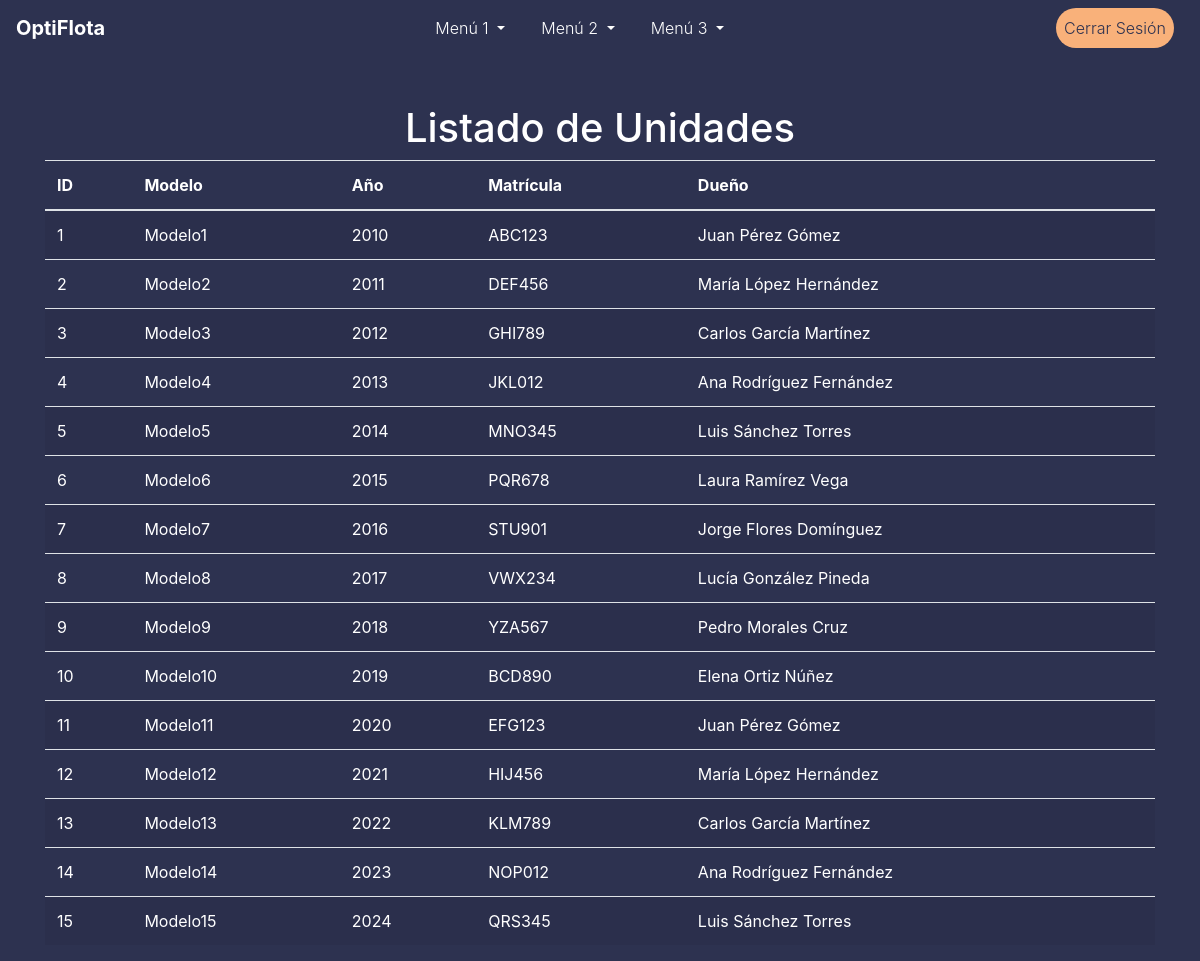
Page /units/list_units (signed in) on the earlier database version.
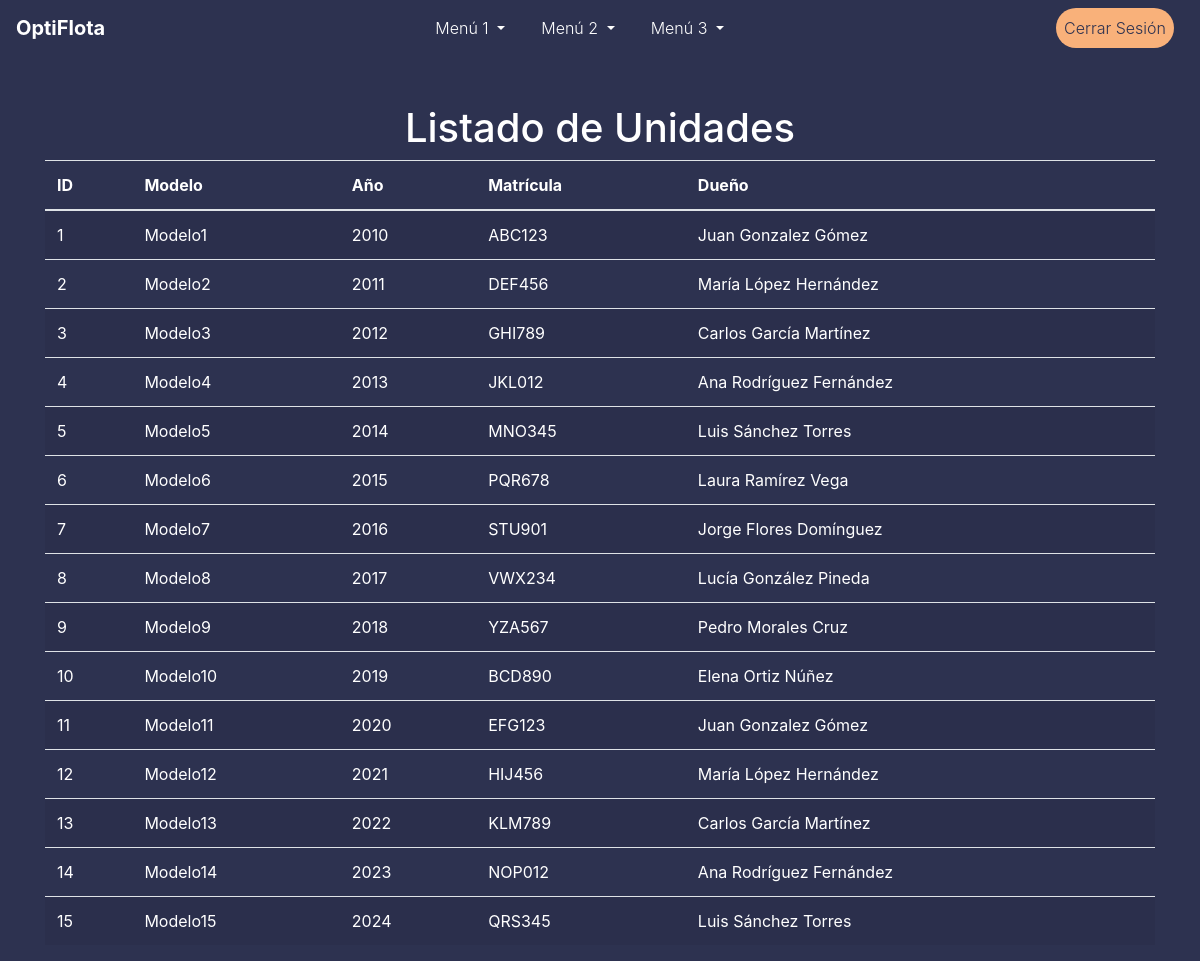
Same page on the later database version.
### models.py (models this page shows)
class Unit(db.Model):
    id = db.Column(db.Integer, primary_key=True)
    modelo = db.Column(db.String(50), nullable=False)
    ano = db.Column(db.Integer, nullable=False)
    matricula = db.Column(db.String(20), unique=True, nullable=False)
    dueño_id = db.Column(db.Integer, db.ForeignKey('accionista.id'), nullable=False)
    dueño = db.relationship('Accionista', backref=db.backref('units', lazy=True))

class Accionista(db.Model):
    id = db.Column(db.Integer, primary_key=True)
    nombres = db.Column(db.String(50), nullable=False)
    apellido_paterno = db.Column(db.String(50), nullable=False)
    apellido_materno = db.Column(db.String(50), nullable=False)
    fecha_nacimiento = db.Column(db.Date, nullable=False)
    numero_telefonico = db.Column(db.String(20), nullable=False)

### routes/unit_routes.py (the view)
@unit_routes_bp.route('/list_units')
@login_required
def list_units():
    units = Unit.query.all()
    return render_template('list_units.html', units=units)

### app.py (called while the page is built)
@login_manager.user_loader
def load_user(user_id):
    return User.query.get(int(user_id))

### templates/list_units.html (shortened to what this page needs)
{% extends "topmenu_template.html" %}
{% block content %}
<div class="container mt-5">
    <h1 class="text-center">Listado de Unidades</h1>
    <table class="table table-striped text-white">
        <thead>
            <tr>
                <th>ID</th>
                <th>Modelo</th>
                <th>Año</th>
                <th>Matrícula</th>
                <th>Dueño</th>
            </tr>
        </thead>
        <tbody>
            {% for unit in units %}
                <tr>
                    <td>{{ unit.id }}</td>
                    <td>{{ unit.modelo }}</td>
                    <td>{{ unit.ano }}</td>
                    <td>{{ unit.matricula }}</td>
                    <td>{{ unit.dueño.nombres }} {{ unit.dueño.apellido_paterno }} {{ unit.dueño.apellido_materno }}</td>
                </tr>
            {% endfor %}
        </tbody>
    </table>
</div>
{% endblock %}

### templates/topmenu_template.html (shortened to what this page needs)
<!DOCTYPE html>
<html lang="en">
<head>
    <link rel="stylesheet" href="https://stackpath.bootstrapcdn.com/bootstrap/4.5.2/css/bootstrap.min.css">
    <link rel="stylesheet" href="{{ url_for('static', filename='css/styles.css') }}">
</head>
<body>
<nav class="navbar navbar-expand-lg">
    <a class="navbar-brand" href="{{ url_for('main_routes_bp.home') }}">OptiFlota</a>
    <div class="collapse navbar-collapse" id="navbarNav">
        <ul class="navbar-nav mx-auto">
            <li class="nav-item dropdown">
                <a class="nav-link dropdown-toggle" href="#" id="menu1" role="button" data-toggle="dropdown" aria-haspopup="true" aria-expanded="false">
                    Menú 1
                </a>
            </li>
            <li class="nav-item dropdown">
                <a class="nav-link dropdown-toggle" href="#" id="menu2" role="button" data-toggle="dropdown" aria-haspopup="true" aria-expanded="false">
                    Menú 2
                </a>
            </li>
            <li class="nav-item dropdown">
                <a class="nav-link dropdown-toggle" href="#" id="menu3" role="button" data-toggle="dropdown" aria-haspopup="true" aria-expanded="false">
                    Menú 3
                </a>
            </li>
        </ul>
        <ul class="navbar-nav">
            {% if current_user.is_authenticated %}
                <li class="nav-item">
                    <a class="nav-link btn btn-danger btn-custom ml-2" href="{{ url_for('auth_routes_bp.logout') }}">Cerrar Sesión</a>
                </li>
            {% endif %}
        </ul>
    </div>
</nav>
{% block content %}{% endblock %}
</body>
</html>

### static/css/styles.css (style rules this page uses)
:root { --color-fondo: #424769; --color-fondo-mas-fondo: #2d3250; --color-texto: #ffffff; --color-relleno-textbox: #676f9d; --color-boton: #f9b17a; }
body { background-color: var(--color-fondo-mas-fondo); color: var(--color-texto); }
.navbar, .login-container, .jumbotron, .card, .footer { background-color: var(--color-fondo); }
.navbar { background-color: var(--color-fondo-mas-fondo); }
.navbar-brand, .nav-link, .dropdown-item, .footer, .card-body, .jumbotron, .blockquote, .text-muted { color: var(--color-texto) !important; }
.btn-custom { background-color: var(--color-boton); color: var(--color-fondo-mas-fondo) !important; border: none; }

### templates/topmenu_template.html (style rules this page uses)
.navbar-nav .nav-item .nav-link.btn-danger { color: white; }
.navbar { justify-content: space-between; }
.navbar-brand { font-weight: bold; }
.navbar-nav { flex-direction: row; }
.nav-item { padding: 0 10px; }
.nav-link { font-weight: 300; }
.btn-custom { border-radius: 20px; font-weight: 300; }
.navbar-nav.mx-auto { justify-content: center; }

Differences in the rows shown:
changed through a linked row, Unit "Modelo1": dueño.apellido_paterno "Pérez" → "Gonzalez"
changed through a linked row, Unit "Modelo11": dueño.apellido_paterno "Pérez" → "Gonzalez"
